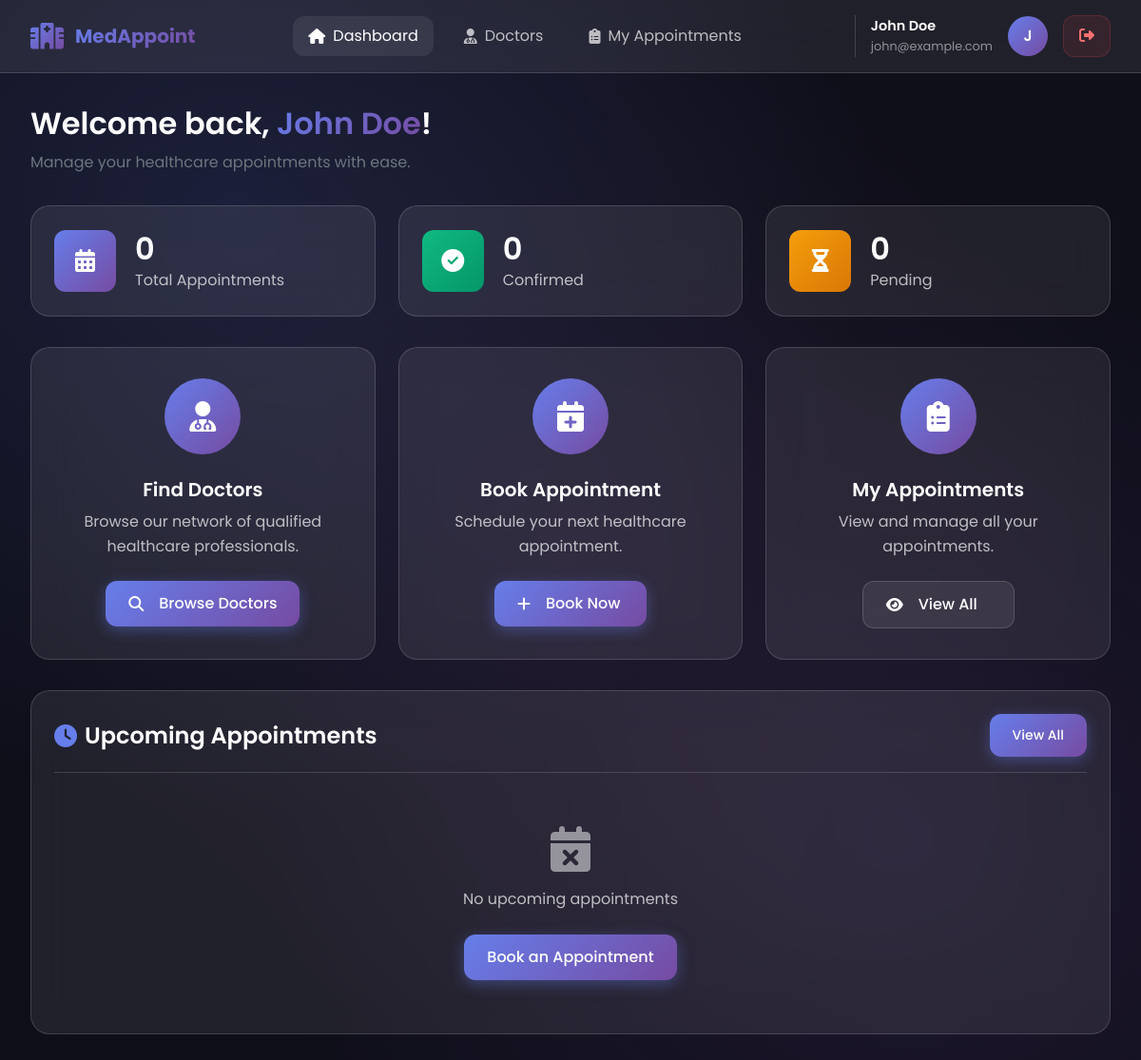
/client/dashboard.php (signed in), run on the app's committed database.
### tables this page shows
CREATE TABLE IF NOT EXISTS `clients` (
  `id` int(11) NOT NULL AUTO_INCREMENT,
  `name` varchar(100) DEFAULT NULL,
  `email` varchar(100) DEFAULT NULL,
  `phone` varchar(20) DEFAULT NULL,
  `password` varchar(255) DEFAULT NULL,
  `address` text DEFAULT NULL,
  `date_of_birth` date DEFAULT NULL,
  `gender` enum('male','female','other') DEFAULT NULL,
  `created_at` timestamp NOT NULL DEFAULT current_timestamp(),
  PRIMARY KEY (`id`),
  UNIQUE KEY `email` (`email`)
);

### client/dashboard.php (the view, shortened to what this page needs)
<?php
include '../db.php';
$client_id = $_SESSION['client_id'];
$client_query = $conn->prepare("SELECT name, email, phone FROM clients WHERE id = ?");
$client_query->bind_param("i", $client_id);
$client_query->execute();
$client_result = $client_query->get_result();
$client = $client_result->fetch_assoc();
$total_appointments = $conn->query("SELECT COUNT(*) as total FROM appointments WHERE client_id = $client_id AND status != 'cancelled'")->fetch_assoc()['total'];
$confirmed_appointments = $conn->query("SELECT COUNT(*) as total FROM appointments WHERE client_id = $client_id AND status = 'approved'")->fetch_assoc()['total'];
$pending_appointments = $conn->query("SELECT COUNT(*) as total FROM appointments WHERE client_id = $client_id AND status = 'pending'")->fetch_assoc()['total'];
$upcoming = $conn->query("
    SELECT a.*, d.name as doctor_name, d.specialization, s.date, s.start_time, s.end_time
    FROM appointments a
    LEFT JOIN doctors d ON a.doctor_id = d.id
    LEFT JOIN schedules s ON a.schedule_id = s.id
    WHERE a.client_id = $client_id AND a.status = 'approved' AND s.date >= CURDATE()
    ORDER BY s.date ASC LIMIT 3
");
$initials = strtoupper(substr($client['name'], 0, 1));
?>
<!DOCTYPE html>
<html lang="en">
<head>
    <link href="https://cdn.jsdelivr.net/npm/bootstrap@5.3.0/dist/css/bootstrap.min.css" rel="stylesheet">
    <link href="https://cdnjs.cloudflare.com/ajax/libs/font-awesome/6.4.0/css/all.min.css" rel="stylesheet">
    <link href="../css/style.css" rel="stylesheet">
</head>
<body>
    <header class="client-header">
        <div class="header-content">
            <a href="dashboard.php" class="logo">
                <i class="fas fa-hospital-alt"></i>
                <span>MedAppoint</span>
            </a>
            <nav class="header-nav">
                <a href="dashboard.php" class="nav-link-custom active">
                    <i class="fas fa-home"></i> Dashboard
                </a>
                <a href="view_doctors.php" class="nav-link-custom">
                    <i class="fas fa-user-md"></i> Doctors
                </a>
                <a href="view_status.php" class="nav-link-custom">
                    <i class="fas fa-clipboard-list"></i> My Appointments
                </a>
            </nav>
            <div class="user-menu">
                <div class="user-info">
                    <div class="name"><?php echo htmlspecialchars($client['name']); ?></div>
                    <div class="email"><?php echo htmlspecialchars($client['email']); ?></div>
                </div>
                <div class="user-avatar"><?php echo $initials; ?></div>
                <a href="../logout.php" class="btn-logout">
                    <i class="fas fa-sign-out-alt"></i>
                </a>
            </div>
        </div>
    </header>
    <main class="client-main">
        <div class="welcome-section">
            <h1>Welcome back, <span><?php echo htmlspecialchars($client['name']); ?></span>! </h1>
            <p class="text-secondary">Manage your healthcare appointments with ease.</p>
        </div>
        <div class="stats-row">
            <div class="stat-card">
                <div class="stat-icon total">
                    <i class="fas fa-calendar-alt"></i>
                </div>
                <div class="stat-content">
                    <h3><?php echo $total_appointments; ?></h3>
                    <p>Total Appointments</p>
                </div>
            </div>
            <div class="stat-card">
                <div class="stat-icon confirmed">
                    <i class="fas fa-check-circle"></i>
                </div>
                <div class="stat-content">
                    <h3><?php echo $confirmed_appointments; ?></h3>
                    <p>Confirmed</p>
                </div>
            </div>
            <div class="stat-card">
                <div class="stat-icon pending">
                    <i class="fas fa-hourglass-half"></i>
                </div>
                <div class="stat-content">
                    <h3><?php echo $pending_appointments; ?></h3>
                    <p>Pending</p>
                </div>
            </div>
        </div>
        <div class="action-cards">
            <div class="action-card">
                <div class="action-icon">
                    <i class="fas fa-user-md"></i>
                </div>
                <h3>Find Doctors</h3>
                <p>Browse our network of qualified healthcare professionals.</p>
                <a href="view_doctors.php" class="btn btn-primary">
                    <i class="fas fa-search me-2"></i>Browse Doctors
                </a>
            </div>
            <div class="action-card">
                <div class="action-icon">
                    <i class="fas fa-calendar-plus"></i>
                </div>
                <h3>Book Appointment</h3>
                <p>Schedule your next healthcare appointment.</p>
                <a href="view_doctors.php" class="btn btn-primary">
                    <i class="fas fa-plus me-2"></i>Book Now
                </a>
            </div>
            <div class="action-card">
                <div class="action-icon">
                    <i class="fas fa-clipboard-list"></i>
                </div>
                <h3>My Appointments</h3>
                <p>View and manage all your appointments.</p>
                <a href="view_status.php" class="btn btn-secondary">
                    <i class="fas fa-eye me-2"></i>View All
                </a>
            </div>
        </div>
        <div class="upcoming-section">
            <div class="section-header">
                <h4><i class="fas fa-clock"></i> Upcoming Appointments</h4>
                <a href="view_status.php" class="btn btn-primary btn-sm">View All</a>
            </div>
            <?php if ($upcoming && $upcoming->num_rows > 0): ?>
                <?php while ($apt = $upcoming->fetch_assoc()): ?>
                    <div class="appointment-card">
                        <div class="appointment-info">
                            <h5>Dr. <?php echo htmlspecialchars($apt['doctor_name']); ?></h5>
                            <p><i class="fas fa-stethoscope me-2"></i><?php echo htmlspecialchars($apt['specialization']); ?></p>
                        </div>
                        <div class="appointment-date">
                            <div class="date"><?php echo date('M d, Y', strtotime($apt['date'])); ?></div>
                            <div class="time">
                                <?php echo date('h:i A', strtotime($apt['start_time'])); ?> -
                                <?php echo date('h:i A', strtotime($apt['end_time'])); ?>
                            </div>
                        </div>
                    </div>
                <?php endwhile; ?>
            <?php else: ?>
                <div class="no-appointments">
                    <i class="fas fa-calendar-times"></i>
                    <p>No upcoming appointments</p>
                    <a href="view_doctors.php" class="btn btn-primary mt-2">Book an Appointment</a>
                </div>
            <?php endif; ?>
        </div>
    </main>
</body>
</html>

### css/style.css (style rules this page uses)
:root { --primary-gradient: linear-gradient(135deg, #667eea 0%, #764ba2 100%); --secondary-gradient: linear-gradient(135deg, #f093fb 0%, #f5576c 100%); --ocean-gradient: linear-gradient(135deg, #0077B6 0%, #00B4D8 50%, #48CAE4 100%); --dark-gradient: linear-gradient(135deg, #1a1a2e 0%, #16213e 100%); --primary-color: #667eea; --secondary-color: #764ba2; --accent-color: #f093fb; --success-color: #10b981; --warning-color: #f59e0b; --danger-color: #ef4444; --info-color: #3b82f6; --bg-dark: #0f0f1a; --bg-card: rgba(255, 255, 255, 0.05); --bg-glass: rgba(255, 255, 255, 0.1); --text-primary: #ffffff; --text-secondary: rgba(255, 255, 255, 0.7); --text-muted: rgba(255, 255, 255, 0.5); --glass-bg: rgba(255, 255, 255, 0.08); --glass-border: rgba(255, 255, 255, 0.15); --glass-shadow: 0 8px 32px rgba(0, 0, 0, 0.3); --spacing-xs: 0.5rem; --spacing-sm: 1rem; --spacing-md: 1.5rem; --spacing-lg: 2rem; --spacing-xl: 3rem; --radius-sm: 8px; --radius-md: 12px; --radius-lg: 20px; --radius-xl: 30px; --transition-fast: 0.2s ease; --transition-normal: 0.3s ease; --transition-slow: 0.5s ease; }
* { margin: 0; padding: 0; box-sizing: border-box; }
html { scroll-behavior: smooth; }
body { font-family: 'Poppins', sans-serif; background: var(--bg-dark); color: var(--text-primary); min-height: 100vh; overflow-x: hidden; line-height: 1.6; }
body::before { content: ''; position: fixed; top: 0; left: 0; width: 100%; height: 100%; background: radial-gradient(ellipse at 20% 20%, rgba(102, 126, 234, 0.15) 0%, transparent 50%), radial-gradient(ellipse at 80% 80%, rgba(118, 75, 162, 0.15) 0%, transparent 50%), radial-gradient(ellipse at 50% 50%, rgba(240, 147, 251, 0.05) 0%, transparent 70%); pointer-events: none; z-index: -1; }
h1, h2, h3, h4, h5, h6 { font-weight: 600; line-height: 1.3; margin-bottom: var(--spacing-sm); }
h1 { font-size: 3rem; }
h3 { font-size: 2rem; }
h4 { font-size: 1.5rem; }
p { color: var(--text-secondary); margin-bottom: var(--spacing-sm); }
a { color: var(--primary-color); text-decoration: none; transition: var(--transition-fast); }
.btn { padding: 0.75rem 1.5rem; border-radius: var(--radius-md); font-weight: 500; transition: var(--transition-normal); border: none; cursor: pointer; display: inline-flex; align-items: center; gap: 0.5rem; text-decoration: none; }
.btn-primary { background: var(--primary-gradient); color: white; box-shadow: 0 4px 15px rgba(102, 126, 234, 0.4); }
.btn-secondary { background: var(--glass-bg); color: var(--text-primary); border: 1px solid var(--glass-border); }

### data on the page
clients: name "John Doe", email "john@example.com", name "J"

### other printed values
$total_appointments "0"
$confirmed_appointments "0"
$pending_appointments "0"
